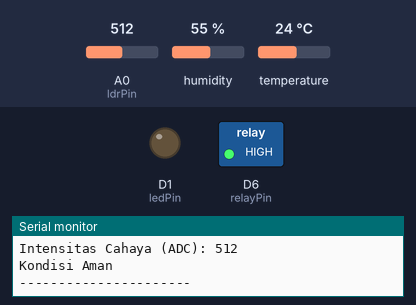
This sketch was run on a simulated ESP8266 (NodeMCU). Parts: switched loads named in the sketch (green lamp = pin HIGH), output pins drawn as LEDs (lit = HIGH), the last lines printed to the serial monitor. The inputs (shaded band) are chosen by the test bench; at power-on: temperature 24 °C, A0 (ldrPin) = 512, humidity 55 %.

Above: at 2.8 s.
2.9 s: temperature set to 33.6 °C
5.6 s: temperature set to 34.5 °C
At 6.3 s:
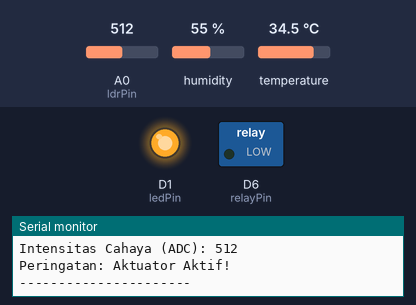
8.3 s: temperature set to 12 °C
At 11.1 s:
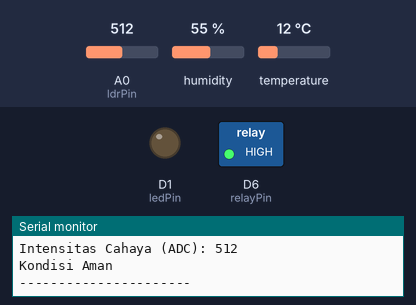
11.5 s: temperature set to 41 °C
At 12.9 s:
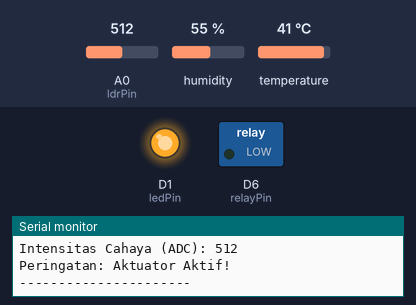
Timing chart, 0 to 14.5 s (numbered marks = the images above; inputs shaded):
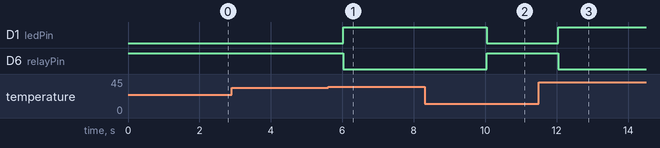

The sketch:

tugas_prak02.ino
```cpp
#include <DHT.h>

#define DHTPIN D7
#define DHTTYPE DHT22

const byte ldrPin = A0;
const byte relayPin = D6;
const byte ledPin = D1;

DHT dht(DHTPIN, DHTTYPE);

void setup() {
  Serial.begin(115200);

  pinMode(relayPin, OUTPUT);
  pinMode(ledPin, OUTPUT);

  // Kondisi awal: Relay dan LED mati
  digitalWrite(relayPin, HIGH);
  digitalWrite(ledPin, LOW);

  dht.begin();
}

void loop() {
  // Membaca sensor
  int ldrValue = analogRead(ldrPin);
  float temperature = dht.readTemperature();

  // Mengecek apakah DHT berhasil dibaca
  if (isnan(temperature)) {
    Serial.println("Gagal membaca sensor DHT!");
    delay(2000);
    return;
  }

  // Menampilkan hasil sensor
  Serial.print("Suhu: ");
  Serial.print(temperature);
  Serial.println(" C");

  Serial.print("Intensitas Cahaya (ADC): ");
  Serial.println(ldrValue);

  // Rule Engine
  // Relay aktif jika suhu > 34 C ATAU LDR < 300
  if (temperature > 34 || ldrValue < 300) {

    // Relay Active-Low
    digitalWrite(relayPin, LOW);
    digitalWrite(ledPin, HIGH);

    Serial.println("Peringatan: Aktuator Aktif!");

  } else {

    // Kondisi aman
    digitalWrite(relayPin, HIGH);
    digitalWrite(ledPin, LOW);

    Serial.println("Kondisi Aman");
  }

  Serial.println("----------------------");

  delay(2000);
}
```

Measured:
- the behaviour switches between 34 and 34.1 °C on temperature (found by bisection; images 0 and 1)
- after the input at 5.6 s, D1 (ledPin): LOW → HIGH after 0.43 s; D6 (relayPin): HIGH → LOW after 0.43 s
- after the input at 8.3 s, D1 (ledPin): HIGH → LOW after 1.7 s; D6 (relayPin): LOW → HIGH after 1.7 s
- after the input at 11.5 s, D1 (ledPin): LOW → HIGH after 0.55 s; D6 (relayPin): HIGH → LOW after 0.55 s
